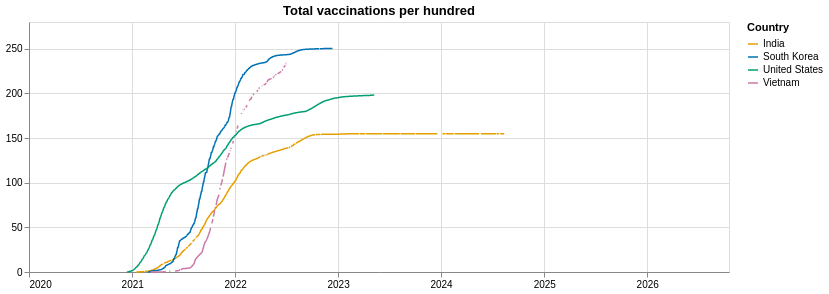

The cell this chart's notebook holds for it:
### Code cell
vax_chart = alt.Chart(df_vax_chart).mark_line(strokeWidth=1.5).encode(
        x=alt.X('date:T', title=None, axis=alt.Axis(format='%Y', tickCount='year')),
        y=alt.Y('total_vaccinations_per_hundred:Q', title=None),
        color=alt.Color('country:N',
                  scale=alt.Scale(domain=list(country_colors),
                                  range=list(country_colors.values())),
                  title='Country'),
    ).properties(title='Total vaccinations per hundred', width=700, height=250)

vax_chart

### Figure 1 — Vega-Lite specification as saved in the notebook (floating-point values rounded to 4 significant figures; data arrays with more than 128 entries replaced by an {"elided": "..."} marker saying what was removed)
{"config": {"view": {"continuousWidth": 300, "continuousHeight": 300}}, "data": {"name": "data-31df30a19e6f07c974fac21bf8ebf6b0"}, "mark": {"type": "line", "strokeWidth": 1.5}, "encoding": {"color": {"field": "country", "scale": {"domain": ["India", "South Korea", "United States", "Vietnam"], "range": ["#E69F00", "#0072B2", "#009E73", "#CC79A7"]}, "title": "Country", "type": "nominal"}, "x": {"axis": {"format": "%Y", "tickCount": "year"}, "field": "date", "title": null, "type": "temporal"}, "y": {"field": "total_vaccinations_per_hundred", "title": null, "type": "quantitative"}}, "height": 250, "title": "Total vaccinations per hundred", "width": 700, "$schema": "https://vega.github.io/schema/vega-lite/v5.20.1.json", "datasets": {"data-31df30a19e6f07c974fac21bf8ebf6b0": {"elided": "9932 records"}}}
